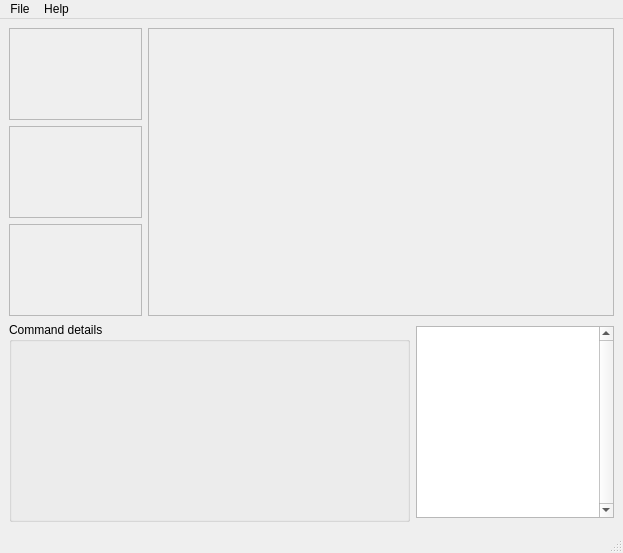
<ui version="4.0" >
 <class>MainWindow</class>
 <widget class="QMainWindow" name="MainWindow" >
  <property name="geometry" >
   <rect>
    <x>0</x>
    <y>0</y>
    <width>623</width>
    <height>553</height>
   </rect>
  </property>
  <property name="windowTitle" >
   <string>MainWindow</string>
  </property>
  <widget class="QWidget" name="centralwidget" >
   <layout class="QVBoxLayout" >
    <item>
     <layout class="QHBoxLayout" >
      <item>
       <layout class="QVBoxLayout" >
        <item>
         <widget class="QLabel" name="labelCamera1" >
          <property name="maximumSize" >
           <size>
            <width>133</width>
            <height>100</height>
           </size>
          </property>
          <property name="frameShape" >
           <enum>QFrame::StyledPanel</enum>
          </property>
          <property name="text" >
           <string/>
          </property>
          <property name="scaledContents" >
           <bool>true</bool>
          </property>
         </widget>
        </item>
        <item>
         <widget class="QLabel" name="labelCamera2" >
          <property name="maximumSize" >
           <size>
            <width>133</width>
            <height>100</height>
           </size>
          </property>
          <property name="frameShape" >
           <enum>QFrame::StyledPanel</enum>
          </property>
          <property name="text" >
           <string/>
          </property>
          <property name="scaledContents" >
           <bool>true</bool>
          </property>
         </widget>
        </item>
        <item>
         <widget class="QLabel" name="labelCamera3" >
          <property name="maximumSize" >
           <size>
            <width>133</width>
            <height>100</height>
           </size>
          </property>
          <property name="frameShape" >
           <enum>QFrame::StyledPanel</enum>
          </property>
          <property name="text" >
           <string/>
          </property>
          <property name="scaledContents" >
           <bool>true</bool>
          </property>
         </widget>
        </item>
       </layout>
      </item>
      <item>
       <widget class="QLabel" name="labelMainCamera" >
        <property name="sizePolicy" >
         <sizepolicy vsizetype="MinimumExpanding" hsizetype="Preferred" >
          <horstretch>0</horstretch>
          <verstretch>0</verstretch>
         </sizepolicy>
        </property>
        <property name="minimumSize" >
         <size>
          <width>0</width>
          <height>0</height>
         </size>
        </property>
        <property name="frameShape" >
         <enum>QFrame::StyledPanel</enum>
        </property>
        <property name="text" >
         <string/>
        </property>
        <property name="scaledContents" >
         <bool>true</bool>
        </property>
       </widget>
      </item>
     </layout>
    </item>
    <item>
     <layout class="QHBoxLayout" >
      <item>
       <widget class="QGroupBox" name="groupBoxCommandDetails" >
        <property name="sizePolicy" >
         <sizepolicy vsizetype="Maximum" hsizetype="Expanding" >
          <horstretch>0</horstretch>
          <verstretch>0</verstretch>
         </sizepolicy>
        </property>
        <property name="minimumSize" >
         <size>
          <width>401</width>
          <height>200</height>
         </size>
        </property>
        <property name="title" >
         <string>Command details</string>
        </property>
       </widget>
      </item>
      <item>
       <widget class="QListView" name="listViewCommands" >
        <property name="sizePolicy" >
         <sizepolicy vsizetype="Maximum" hsizetype="Maximum" >
          <horstretch>0</horstretch>
          <verstretch>0</verstretch>
         </sizepolicy>
        </property>
        <property name="verticalScrollBarPolicy" >
         <enum>Qt::ScrollBarAlwaysOn</enum>
        </property>
       </widget>
      </item>
     </layout>
    </item>
   </layout>
  </widget>
  <widget class="QMenuBar" name="menubar" >
   <property name="geometry" >
    <rect>
     <x>0</x>
     <y>0</y>
     <width>623</width>
     <height>21</height>
    </rect>
   </property>
   <widget class="QMenu" name="menuFile" >
    <property name="title" >
     <string>File</string>
    </property>
    <addaction name="actionExit" />
   </widget>
   <widget class="QMenu" name="menuHelp" >
    <property name="title" >
     <string>Help</string>
    </property>
   </widget>
   <addaction name="menuFile" />
   <addaction name="menuHelp" />
  </widget>
  <widget class="QStatusBar" name="statusbar" />
  <action name="actionExit" >
   <property name="text" >
    <string>Exit</string>
   </property>
  </action>
 </widget>
 <includes/>
 <resources/>
 <connections>
  <connection>
   <sender>actionExit</sender>
   <signal>triggered()</signal>
   <receiver>MainWindow</receiver>
   <slot>close()</slot>
   <hints>
    <hint type="sourcelabel" >
     <x>-1</x>
     <y>-1</y>
    </hint>
    <hint type="destinationlabel" >
     <x>311</x>
     <y>276</y>
    </hint>
   </hints>
  </connection>
 </connections>
 <designerdata>
  <property name="gridDeltaX" >
   <number>10</number>
  </property>
  <property name="gridDeltaY" >
   <number>10</number>
  </property>
  <property name="gridSnapX" >
   <bool>true</bool>
  </property>
  <property name="gridSnapY" >
   <bool>true</bool>
  </property>
  <property name="gridVisible" >
   <bool>true</bool>
  </property>
 </designerdata>
</ui>
